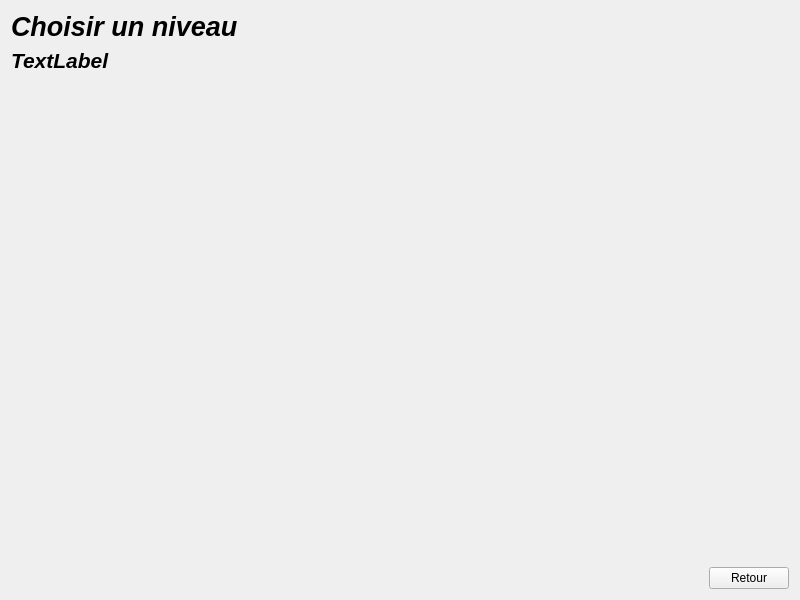
<?xml version="1.0" encoding="UTF-8"?>
<ui version="4.0">
 <class>VueJeuCharger</class>
 <widget class="QWidget" name="VueJeuCharger">
  <property name="geometry">
   <rect>
    <x>0</x>
    <y>0</y>
    <width>800</width>
    <height>600</height>
   </rect>
  </property>
  <property name="minimumSize">
   <size>
    <width>800</width>
    <height>600</height>
   </size>
  </property>
  <property name="windowTitle">
   <string>Form</string>
  </property>
  <layout class="QGridLayout" name="gridLayout">
   <item row="6" column="1">
    <spacer name="verticalSpacer">
     <property name="orientation">
      <enum>Qt::Vertical</enum>
     </property>
     <property name="sizeHint" stdset="0">
      <size>
       <width>20</width>
       <height>40</height>
      </size>
     </property>
    </spacer>
   </item>
   <item row="1" column="0">
    <widget class="QLabel" name="labelChoixNiveau2">
     <property name="font">
      <font>
       <family>Ubuntu</family>
       <pointsize>16</pointsize>
       <weight>75</weight>
       <italic>true</italic>
       <bold>true</bold>
      </font>
     </property>
     <property name="text">
      <string>TextLabel</string>
     </property>
    </widget>
   </item>
   <item row="5" column="0" colspan="2">
    <layout class="QGridLayout" name="gridLayoutJeuCharger" rowstretch="0"/>
   </item>
   <item row="10" column="0">
    <spacer name="horizontalSpacer">
     <property name="orientation">
      <enum>Qt::Horizontal</enum>
     </property>
     <property name="sizeHint" stdset="0">
      <size>
       <width>40</width>
       <height>20</height>
      </size>
     </property>
    </spacer>
   </item>
   <item row="10" column="1">
    <widget class="QPushButton" name="boutonRetour">
     <property name="text">
      <string>Retour</string>
     </property>
    </widget>
   </item>
   <item row="0" column="0" colspan="2">
    <widget class="QLabel" name="labelChoixNiveau">
     <property name="font">
      <font>
       <family>Ubuntu</family>
       <pointsize>20</pointsize>
       <weight>75</weight>
       <italic>true</italic>
       <bold>true</bold>
      </font>
     </property>
     <property name="text">
      <string>Choisir un niveau</string>
     </property>
    </widget>
   </item>
  </layout>
 </widget>
 <resources/>
 <connections/>
</ui>
